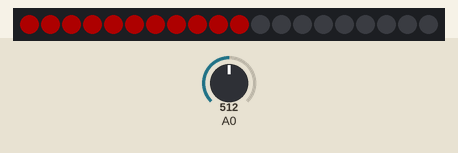
Simulated run of this sketch. Board: Arduino Uno, built with avr-gcc and run on an emulated ATmega328P. Shown: 20 RGB LEDs in strip order, left to right. The test bench sets the inputs (shaded band); at power-on: A0 = 512. Dim RGB values are drawn brighter than linear; what the sketch prints to the serial monitor is not drawn.

Above: at 1.2 s.
1.3 s: A0 set to 50
At 2.5 s:
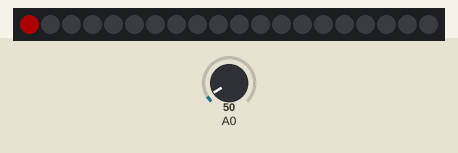
2.8 s: A0 set to 42
4.3 s: A0 set to 1023
At 4.8 s:
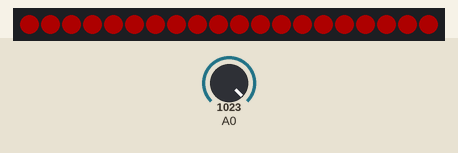
5.8 s: A0 set to 924
7.3 s: A0 set to 907
8.8 s: A0 set to 0
At 9.4 s:
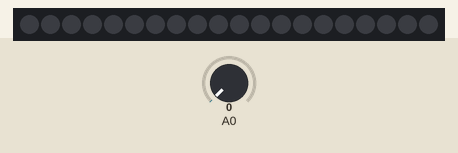
Timing chart, 0 to 9.3 s (numbered marks = the images above; inputs shaded):
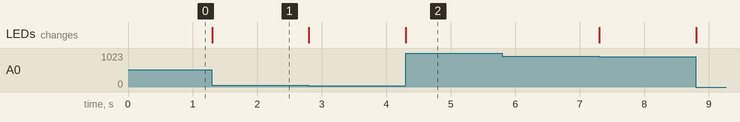

Measured:
- after the input at 1.3 s, the LEDs: change at once (image 1)
- after the input at 4.3 s, the LEDs: change at once (image 2)

The sketch:

AF05.ino
```cpp
#include <Adafruit_NeoPixel.h>

#define LED_PIN   6
#define LED_COUNT 20

int analogMap;

Adafruit_NeoPixel strip(LED_COUNT, LED_PIN, NEO_GRB + NEO_KHZ800);

void setup(){
  strip.begin();           // INITIALIZE NeoPixel strip object (REQUIRED)
  strip.show();            // Turn OFF all pixels ASAP
  strip.setBrightness(50); // Set BRIGHTNESS to about 1/5 (max = 255)
	Serial.begin(9600);
  	pinMode(A0, INPUT);
}

void loop(){
  int analogMap = map(analogRead(A0), 0, 914, 0, 20);
  colorWipe(analogMap);
}

void colorWipe(int analogMap) {
      	Serial.println(analogMap);
  for(int i=0; i<strip.numPixels(); i++) {
    if(i < analogMap){
    	strip.setPixelColor(i, strip.Color(255, 0, 0));
    }else{
    	strip.setPixelColor(i, strip.Color(0, 0, 0));
    }
  }
   	strip.show();
}
```
